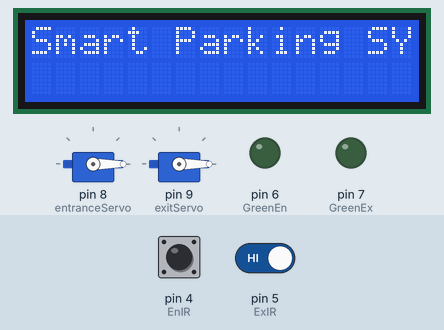
A sketch run on a simulated Arduino Uno, built with avr-gcc and run on an emulated ATmega328P. Parts: 2 × servo, 16×2 character LCD, output pins drawn as LEDs (lit = HIGH). The test bench sets the inputs (shaded band); at power-on: pin 4 (EnIR) HIGH, pin 5 (ExIR) HIGH. What the sketch prints to the serial monitor is not drawn.

Above: at 0.1 s.
2.8 s: pin 4 (EnIR) driven LOW
At 3.9 s:
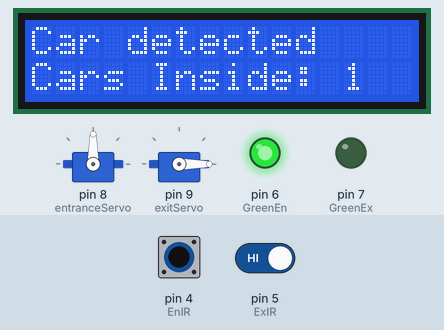
5.8 s: pin 5 (ExIR) driven LOW
At 6.2 s:
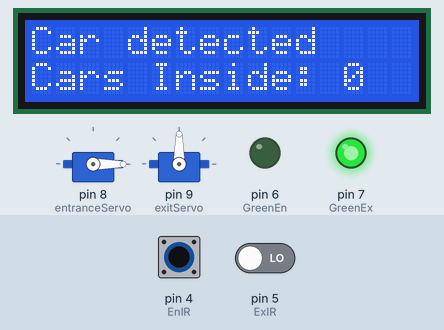
8.8 s: pin 4 (EnIR) pulsed HIGH 2 times (0.12 s each, 0.3 s apart)
At 9.3 s:
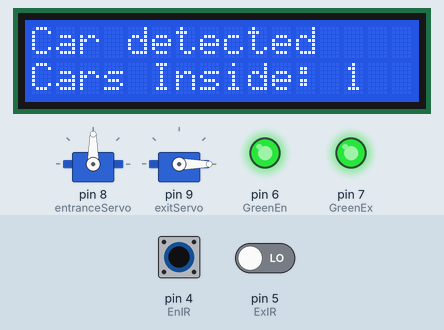
12.4 s: pin 4 (EnIR) pulsed HIGH 5 times (0.12 s each, 0.3 s apart)
At 15.9 s:
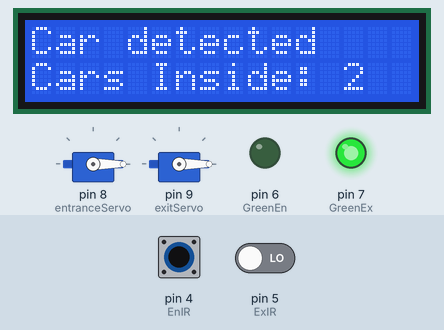
Timing chart, 0 to 17.0 s (numbered marks = the images above; inputs shaded):
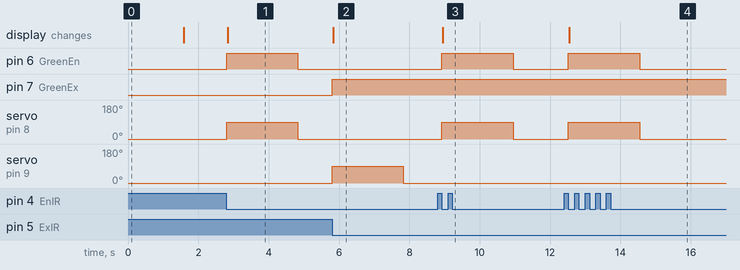

The sketch:

SmartParkingSystem.ino
```cpp
#include <LiquidCrystal_I2C.h>
#include <Wire.h>
#include <Servo.h>

#define EnIR 4
#define ExIR 5
#define GreenEn 6
#define GreenEx 7
#define Max 5

bool previous = HIGH;
bool last = HIGH;
int counter = 0;

LiquidCrystal_I2C lcd(0x20, 16, 2);
Servo entranceServo;
Servo exitServo;

void setup() {
  Serial.begin(9600);

  entranceServo.attach(8);
  entranceServo.write(0);
  exitServo.attach(9);
  exitServo.write(0);

  lcd.init();
  lcd.backlight();
  lcd.setCursor(0, 0);
  lcd.print("Smart Parking SYS");
  delay(1500);
  lcd.clear();

  pinMode(GreenEn, OUTPUT);
  pinMode(GreenEx, OUTPUT);
  pinMode(EnIR, INPUT);
  pinMode(ExIR, INPUT);

  Serial.println("Smart Parking System Ready!");
}

void loop() {
  entranceCounter();
  exitCounter();
}

void entranceCounter() {
  bool entrance = digitalRead(EnIR);

  if (entrance == LOW && previous == HIGH) {
    if (counter <= Max) {
      counter++;
      Serial.print("Number of Cars Inside: ");
      Serial.println(counter);
      Serial.println("Spaces available:" + Max-counter);

      digitalWrite(GreenEn, HIGH);
      entranceServo.write(90);

      lcd.clear();
      lcd.setCursor(0, 0);
      lcd.print("Car detected");
      lcd.setCursor(0, 1);
      lcd.print("Cars Inside: ");
      lcd.print(counter);
    } else {
      Serial.println("No Spaces Available");
      lcd.clear();
      lcd.setCursor(0, 0);
      lcd.print("Lot Full!");
    }
    delay(2000);
    digitalWrite(GreenEn, LOW);
    entranceServo.write(0);
  }
  previous = entrance;
}
void exitCounter() {
  bool exit = digitalRead(ExIR);

  if (exit == LOW && last == HIGH) {
    if (counter > 0) {
      counter--;
      Serial.print("Number of Cars Inside: ");
      Serial.println(counter);
      Serial.println("Spaces available:" + Max-counter);

      digitalWrite(GreenEx, HIGH);
      exitServo.write(90);

      lcd.clear();
      lcd.setCursor(0, 0);
      lcd.print("Car detected");
      lcd.setCursor(0, 1);
      lcd.print("Cars Inside: ");
      lcd.print(counter);
    }
    delay(2000);
    digitalWrite(GreenEn, LOW);
    exitServo.write(0);
  }
  last = exit;
}
```

Measured:
- after the input at 2.8 s, pin 6 (GreenEn): LOW → HIGH at once, → LOW 2.0 s later; servo on pin 8 (entranceServo): 0° → 90° at once, → 0° 2.0 s later; the display: changes at once (image 1)
- after the input at 5.8 s, pin 7 (GreenEx): LOW → HIGH at once; servo on pin 9 (exitServo): 0° → 90° at once, → 0° 2.0 s later; the display: changes at once (image 2)
- after the input at 8.8 s, pin 6 (GreenEn): LOW → HIGH after 0.12 s, → LOW 2.0 s later; servo on pin 8 (entranceServo): 0° → 90° after 0.12 s, → 0° 2.0 s later; the display: changes after 0.15 s (image 3)
- after the input at 12.4 s, pin 6 (GreenEn): LOW → HIGH after 0.12 s, → LOW 2.0 s later; servo on pin 8 (entranceServo): 0° → 90° after 0.12 s, → 0° 2.0 s later; the display: changes after 0.15 s (image 4)
